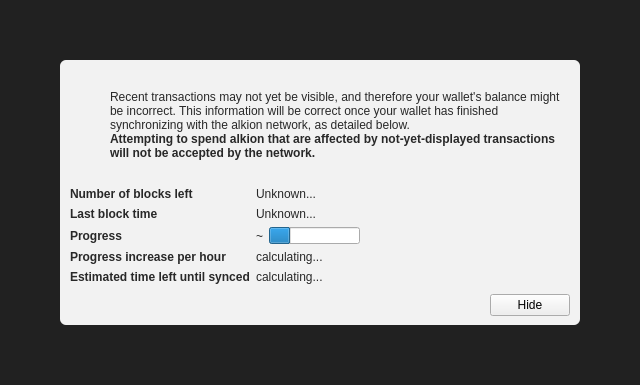
<?xml version="1.0" encoding="UTF-8"?>
<ui version="4.0">
 <class>ModalOverlay</class>
 <widget class="ModalOverlay" name="ModalOverlay">
  <property name="geometry">
   <rect>
    <x>0</x>
    <y>0</y>
    <width>640</width>
    <height>385</height>
   </rect>
  </property>
  <property name="windowTitle">
   <string>Form</string>
  </property>
  <layout class="QVBoxLayout" name="verticalLayout" stretch="0">
   <property name="sizeConstraint">
    <enum>QLayout::SetDefaultConstraint</enum>
   </property>
   <property name="leftMargin">
    <number>0</number>
   </property>
   <property name="topMargin">
    <number>0</number>
   </property>
   <property name="rightMargin">
    <number>0</number>
   </property>
   <property name="bottomMargin">
    <number>0</number>
   </property>
   <item>
    <widget class="QWidget" name="bgWidget" native="true">
     <property name="styleSheet">
      <string notr="true">#bgWidget { background: rgba(0,0,0,220); }</string>
     </property>
     <layout class="QVBoxLayout" name="verticalLayoutMain" stretch="1">
      <property name="leftMargin">
       <number>60</number>
      </property>
      <property name="topMargin">
       <number>60</number>
      </property>
      <property name="rightMargin">
       <number>60</number>
      </property>
      <property name="bottomMargin">
       <number>60</number>
      </property>
      <item>
       <widget class="QWidget" name="contentWidget" native="true">
        <property name="styleSheet">
         <string notr="true">#contentWidget { background: rgba(255,255,255,240); border-radius: 6px; }

QLabel { color: rgb(40,40,40);  }</string>
        </property>
        <layout class="QVBoxLayout" name="verticalLayoutSub" stretch="1,0,0,0">
         <property name="spacing">
          <number>0</number>
         </property>
         <property name="leftMargin">
          <number>10</number>
         </property>
         <property name="topMargin">
          <number>10</number>
         </property>
         <property name="rightMargin">
          <number>10</number>
         </property>
         <property name="bottomMargin">
          <number>10</number>
         </property>
         <item>
          <layout class="QHBoxLayout" name="horizontalLayoutIconText" stretch="0,1">
           <property name="topMargin">
            <number>20</number>
           </property>
           <item>
            <layout class="QVBoxLayout" name="verticalLayoutIcon">
             <property name="leftMargin">
              <number>0</number>
             </property>
             <item>
              <widget class="QPushButton" name="warningIcon">
               <property name="enabled">
                <bool>false</bool>
               </property>
               <property name="text">
                <string/>
               </property>
               <property name="icon">
                <iconset>
                 <normaloff>:/icons/warning</normaloff>
                 <disabledoff>:/icons/warning</disabledoff>:/icons/warning</iconset>
               </property>
               <property name="iconSize">
                <size>
                 <width>48</width>
                 <height>48</height>
                </size>
               </property>
               <property name="flat">
                <bool>true</bool>
               </property>
              </widget>
             </item>
             <item>
              <spacer name="verticalSpacerWarningIcon">
               <property name="orientation">
                <enum>Qt::Vertical</enum>
               </property>
               <property name="sizeHint" stdset="0">
                <size>
                 <width>20</width>
                 <height>40</height>
                </size>
               </property>
              </spacer>
             </item>
            </layout>
           </item>
           <item>
            <layout class="QVBoxLayout" name="verticalLayoutInfoText">
             <property name="leftMargin">
              <number>0</number>
             </property>
             <property name="topMargin">
              <number>0</number>
             </property>
             <item>
              <widget class="QLabel" name="infoText">
               <property name="text">
                <string>Recent transactions may not yet be visible, and therefore your wallet's balance might be incorrect. This information will be correct once your wallet has finished synchronizing with the alkion network, as detailed below.</string>
               </property>
               <property name="textFormat">
                <enum>Qt::RichText</enum>
               </property>
               <property name="wordWrap">
                <bool>true</bool>
               </property>
              </widget>
             </item>
             <item>
              <widget class="QLabel" name="infoTextStrong">
               <property name="font">
                <font>
                 <weight>75</weight>
                 <bold>true</bold>
                </font>
               </property>
               <property name="text">
                <string>Attempting to spend alkion that are affected by not-yet-displayed transactions will not be accepted by the network.</string>
               </property>
               <property name="textFormat">
                <enum>Qt::RichText</enum>
               </property>
               <property name="wordWrap">
                <bool>true</bool>
               </property>
              </widget>
             </item>
             <item>
              <spacer name="verticalSpacerInTextSpace">
               <property name="orientation">
                <enum>Qt::Vertical</enum>
               </property>
               <property name="sizeHint" stdset="0">
                <size>
                 <width>20</width>
                 <height>40</height>
                </size>
               </property>
              </spacer>
             </item>
            </layout>
           </item>
          </layout>
         </item>
         <item>
          <spacer name="verticalSpacerAfterText">
           <property name="orientation">
            <enum>Qt::Vertical</enum>
           </property>
           <property name="sizeHint" stdset="0">
            <size>
             <width>20</width>
             <height>40</height>
            </size>
           </property>
          </spacer>
         </item>
         <item>
          <layout class="QFormLayout" name="formLayout">
           <property name="fieldGrowthPolicy">
            <enum>QFormLayout::FieldsStayAtSizeHint</enum>
           </property>
           <property name="horizontalSpacing">
            <number>6</number>
           </property>
           <property name="verticalSpacing">
            <number>6</number>
           </property>
           <property name="topMargin">
            <number>10</number>
           </property>
           <item row="0" column="0">
            <widget class="QLabel" name="labelNumberOfBlocksLeft">
             <property name="font">
              <font>
               <weight>75</weight>
               <bold>true</bold>
              </font>
             </property>
             <property name="text">
              <string>Number of blocks left</string>
             </property>
            </widget>
           </item>
           <item row="0" column="1">
            <widget class="QLabel" name="numberOfBlocksLeft">
             <property name="text">
              <string>Unknown...</string>
             </property>
            </widget>
           </item>
           <item row="1" column="0">
            <widget class="QLabel" name="labelLastBlockTime">
             <property name="font">
              <font>
               <weight>75</weight>
               <bold>true</bold>
              </font>
             </property>
             <property name="text">
              <string>Last block time</string>
             </property>
            </widget>
           </item>
           <item row="1" column="1">
            <widget class="QLabel" name="newestBlockDate">
             <property name="sizePolicy">
              <sizepolicy hsizetype="Maximum" vsizetype="Preferred">
               <horstretch>0</horstretch>
               <verstretch>0</verstretch>
              </sizepolicy>
             </property>
             <property name="text">
              <string>Unknown...</string>
             </property>
            </widget>
           </item>
           <item row="2" column="0">
            <widget class="QLabel" name="labelSyncDone">
             <property name="font">
              <font>
               <weight>75</weight>
               <bold>true</bold>
              </font>
             </property>
             <property name="text">
              <string>Progress</string>
             </property>
            </widget>
           </item>
           <item row="2" column="1">
            <layout class="QHBoxLayout" name="horizontalLayoutSync" stretch="0,1">
             <item>
              <widget class="QLabel" name="percentageProgress">
               <property name="text">
                <string notr="true">~</string>
               </property>
              </widget>
             </item>
             <item>
              <widget class="QProgressBar" name="progressBar">
               <property name="value">
                <number>24</number>
               </property>
               <property name="format">
                <string/>
               </property>
              </widget>
             </item>
            </layout>
           </item>
           <item row="4" column="0">
            <widget class="QLabel" name="labelProgressIncrease">
             <property name="font">
              <font>
               <weight>75</weight>
               <bold>true</bold>
              </font>
             </property>
             <property name="text">
              <string>Progress increase per hour</string>
             </property>
            </widget>
           </item>
           <item row="4" column="1">
            <widget class="QLabel" name="progressIncreasePerH">
             <property name="text">
              <string>calculating...</string>
             </property>
            </widget>
           </item>
           <item row="5" column="0">
            <widget class="QLabel" name="labelEstimatedTimeLeft">
             <property name="font">
              <font>
               <weight>75</weight>
               <bold>true</bold>
              </font>
             </property>
             <property name="text">
              <string>Estimated time left until synced</string>
             </property>
            </widget>
           </item>
           <item row="5" column="1">
            <widget class="QLabel" name="expectedTimeLeft">
             <property name="text">
              <string>calculating...</string>
             </property>
            </widget>
           </item>
          </layout>
         </item>
         <item>
          <layout class="QHBoxLayout" name="horizontalLayoutButtons">
           <property name="leftMargin">
            <number>10</number>
           </property>
           <property name="topMargin">
            <number>10</number>
           </property>
           <item>
            <spacer name="horizontalSpacer">
             <property name="orientation">
              <enum>Qt::Horizontal</enum>
             </property>
             <property name="sizeHint" stdset="0">
              <size>
               <width>40</width>
               <height>20</height>
              </size>
             </property>
            </spacer>
           </item>
           <item>
            <widget class="QPushButton" name="closeButton">
             <property name="text">
              <string>Hide</string>
             </property>
            </widget>
           </item>
          </layout>
         </item>
        </layout>
       </widget>
      </item>
     </layout>
    </widget>
   </item>
  </layout>
 </widget>
 <customwidgets>
  <customwidget>
   <class>ModalOverlay</class>
   <extends>QWidget</extends>
   <header>modaloverlay.h</header>
   <container>1</container>
  </customwidget>
 </customwidgets>
 <resources/>
 <connections/>
</ui>
